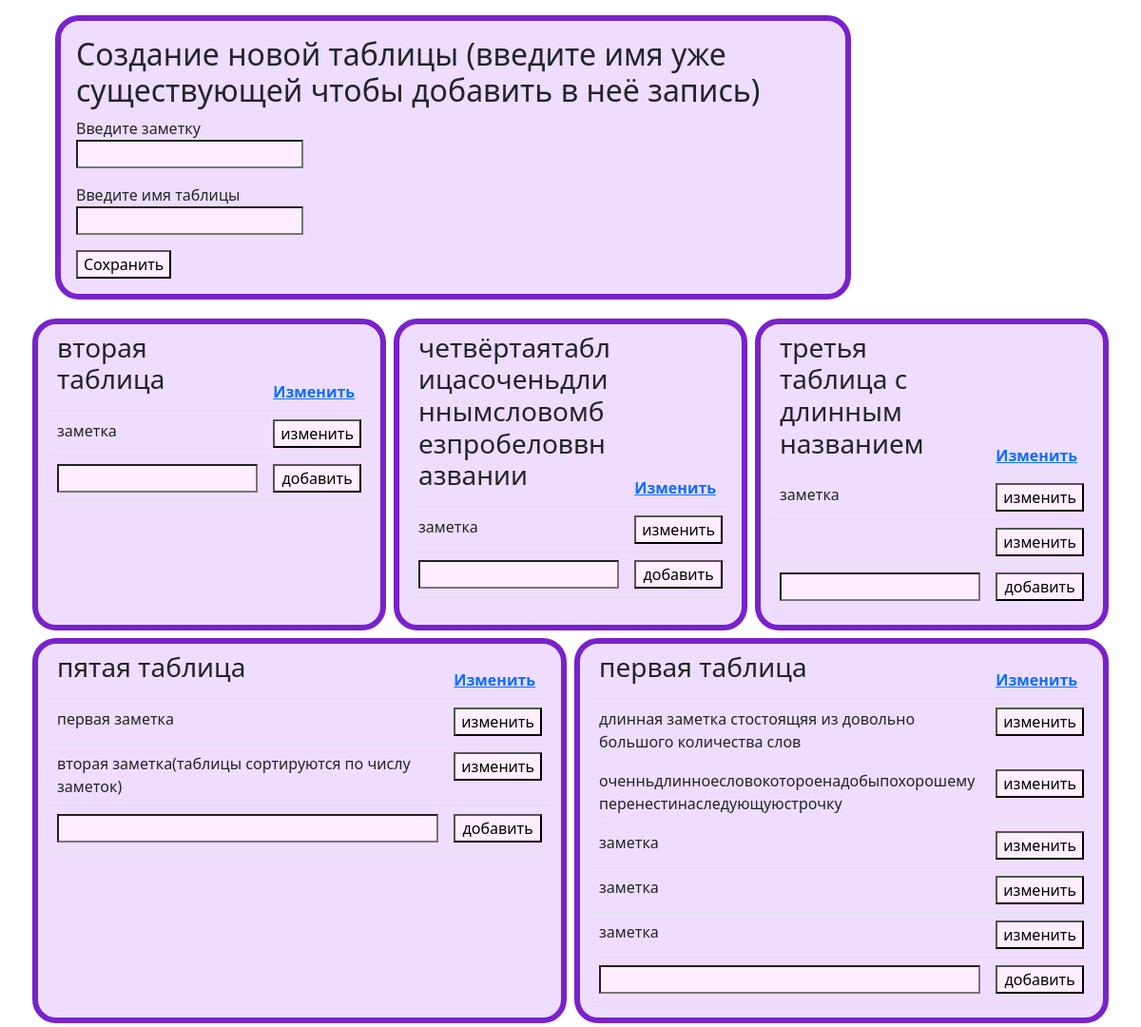
The page / on the database its author committed.
### app/models.py (models this page shows)
class Title(models.Model):
    name = models.CharField(max_length=100)

class Note(models.Model):
    id_title = models.ForeignKey(Title, on_delete = models.CASCADE)
    text = models.CharField(max_length=100)

### app/views.py (the view)
# urls.py: path('', views.home), #стартовая страница
def home(request):
    titles = Title.objects.annotate(count=Count('note')).order_by('count')
    tables = {}
    for i in titles:
        tables[i] = Note.objects.filter(id_title=i)
    return render(request, "app/home.html", {"tables": tables})

### templates/app/home.html (shortened to what this page needs)
{% load static %}
<!DOCTYPE html>
<html>
<head>
    <link href="https://cdn.jsdelivr.net/npm/bootstrap@5.2.0-beta1/dist/css/bootstrap.min.css" rel="stylesheet">
    <link rel="stylesheet" href="{% static 'css/style1.css'%}" type="text/css">
</head>
<body>
    <div class="container">
        <div class="w-75 p-3 m-3 border-box">
            <h2>Создание новой таблицы (введите имя уже существующей чтобы добавить в неё запись)</h2>
            <form method="POST" action="add_note/">
                <p>
                    <label>Введите заметку</label><br>
                    <input type="text" name="note" />
                </p>
                <p>
                    <label>Введите имя таблицы</label><br>
                    <input type="text" name="title_name" />
                </p>
                <input type="submit" value="Сохранить" >
            </form>
        </div>
        <div class="row">
            {% for table, note_set in tables.items %}
                <div class="col p-30 m-1 border-box">
                    <table class="table">
                        <thead>
                        <td>
                            <h3>
                                <div class="text-wrap text-break minw">
                                    {{ table.name }}
                                </div>
                            </h3>
                        </td>
                        <th>
                             <a href="edit_title/{{table.id}}">Изменить</a>
                        </th>
                        </thead>
                        {% for note in note_set %}
                        <tr>
                            <td><div class="text-wrap text-break">{{ note.text }}</div></td>
                            <th>
                                <form method="POST" action="edit_note/{{note.id}}/">
                                    <input type="submit" value="изменить">
                                </form>
                            </th>
                        </tr>
                        {% endfor %}
                        <form method="POST" action="add_row/">
                            <tr>
                                <td><input type="text" name="note" /></td>
                                <th><input type="submit" value="добавить" ></th>
                            </tr>
                        </form>
                    </table>
                </div>
            {% endfor %}
        </div>
    </div>
</body>
</html>

### app/static/css/style1.css (style rules this page uses)
table { border-collapse: collapse; }
.border-box { border: 6px solid #7922CC; border-radius: 25px; background-color: #EEDDFF; min-width: 30%; }
input { background-color: #FFEEFF; }
table input { width: 100%; }

### rows shown on the page
Title: name "вторая таблица"
Note: text "заметка"
Title: name "четвёртаятаблицасоченьдлиннымсловомбезпробеловвназвании"
Note: text "заметка"
Title: name "третья таблица с длинным названием"
Note: text "заметка"
Title: name "пятая таблица"
Note: text "первая заметка"
Note: text "вторая заметка(таблицы сортируются по числу заметок)"
Title: name "первая таблица"
Note: text "длинная заметка стостоящяя из довольно большого количества слов"
Note: text "оченньдлинноесловокотороенадобыпохорошемуперенестинаследующуюстрочку"
Note: text "заметка"
Note: text "заметка"
Note: text "заметка"
